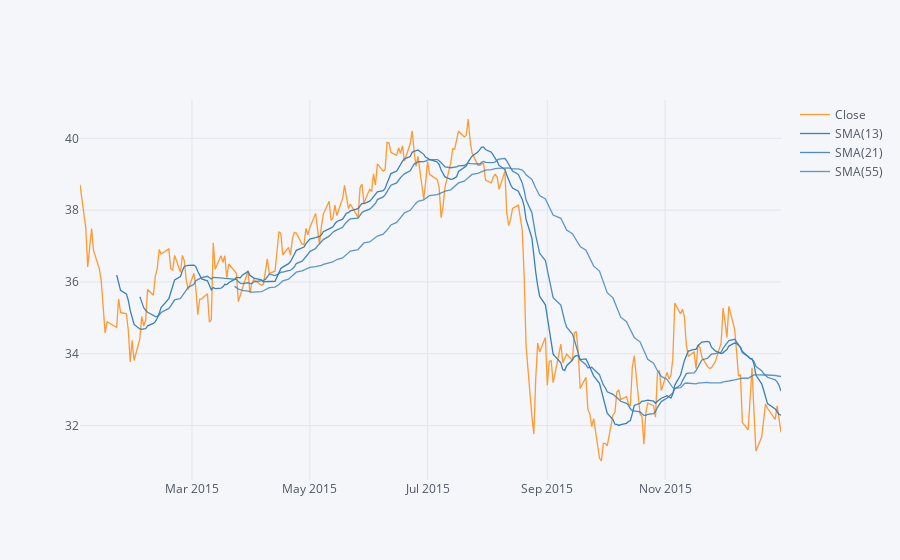

The code cell stored with this chart in its notebook:
### Code cell
bank_stocks['MS']['Close'].loc['2015-01-01':'2016-01-01'].ta_plot(study ='sma',periods=[13,21,55])

### Figure 1 — Plotly figure (JSON) as saved in the notebook; plotly's stock layout.template omitted (floating-point values rounded to 4 significant figures; data arrays with more than 128 entries replaced by an {"elided": "..."} marker saying what was removed)
{"data": [{"line": {"color": "rgba(255, 153, 51, 1.0)", "dash": "solid", "shape": "linear", "width": 1.3}, "mode": "lines", "name": "Close", "text": "", "type": "scatter", "x": {"elided": "252 str values"}, "y": {"elided": "252 float values"}}, {"line": {"color": "rgba(55, 128, 191, 1.0)", "dash": "solid", "shape": "linear", "width": 1.3}, "mode": "lines", "name": "SMA(13)", "text": "", "type": "scatter", "x": {"elided": "252 str values"}, "y": {"elided": "252 mixed values"}}, {"line": {"color": "rgba(55, 128, 191, 0.8999999999999999)", "dash": "solid", "shape": "linear", "width": 1.3}, "mode": "lines", "name": "SMA(21)", "text": "", "type": "scatter", "x": {"elided": "252 str values"}, "y": {"elided": "252 mixed values"}}, {"line": {"color": "rgba(55, 128, 191, 0.7999999999999998)", "dash": "solid", "shape": "linear", "width": 1.3}, "mode": "lines", "name": "SMA(55)", "text": "", "type": "scatter", "x": {"elided": "252 str values"}, "y": {"elided": "252 mixed values"}}], "layout": {"legend": {"bgcolor": "#F5F6F9", "font": {"color": "#4D5663"}}, "paper_bgcolor": "#F5F6F9", "plot_bgcolor": "#F5F6F9", "title": {"font": {"color": "#4D5663"}}, "xaxis": {"gridcolor": "#E1E5ED", "showgrid": true, "tickfont": {"color": "#4D5663"}, "title": {"font": {"color": "#4D5663"}, "text": ""}, "zerolinecolor": "#E1E5ED"}, "yaxis": {"gridcolor": "#E1E5ED", "showgrid": true, "tickfont": {"color": "#4D5663"}, "title": {"font": {"color": "#4D5663"}, "text": ""}, "zerolinecolor": "#E1E5ED"}}}
